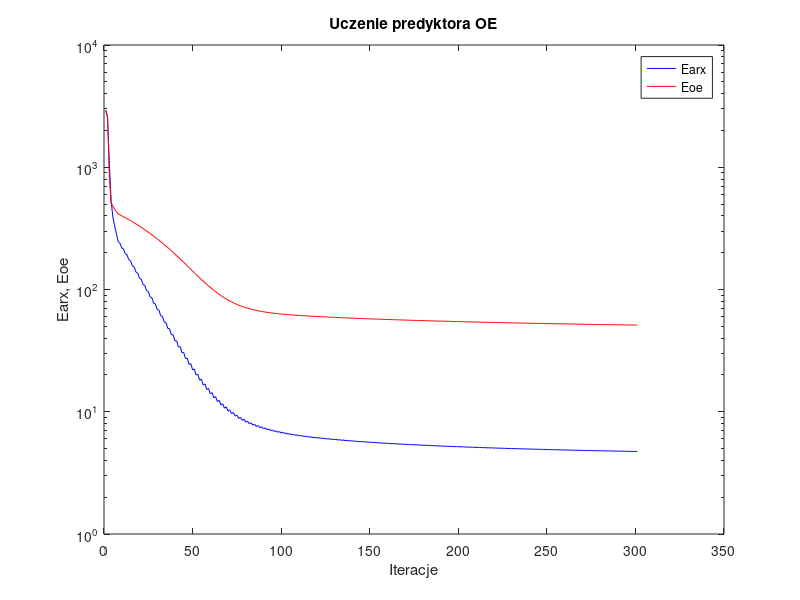
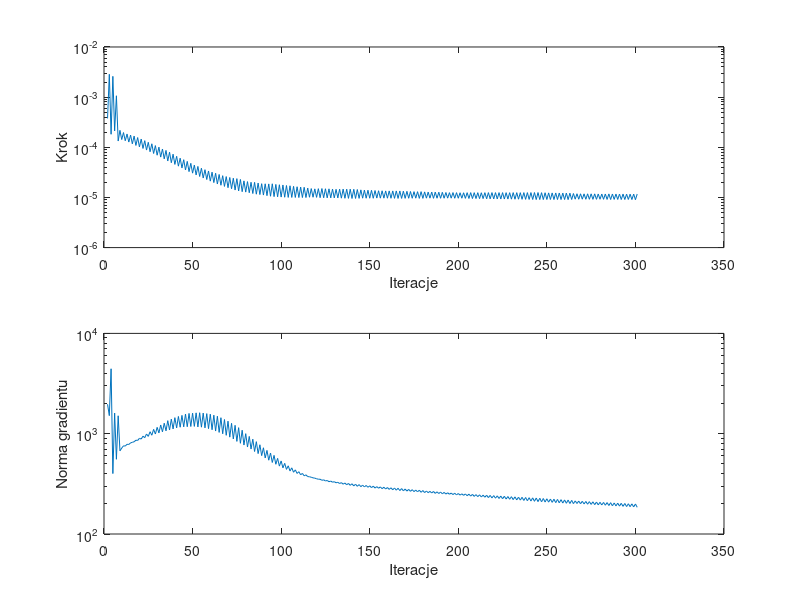

These figures' MATLAB source, in order:
%uczenie predyktora oe
clear all;
n=0; farx(n+1)=2.929888e+003; foe(n+1)=2.897264e+003; wspucz(n+1)=0.000000e+000; ng(n+1)=0.000000e+000;
n=1; farx(n+1)=2.600162e+003; foe(n+1)=2.524080e+003; krok(n+1)=3.764443e-004; ng(n+1)=1.966725e+003;
n=2; farx(n+1)=1.082291e+003; foe(n+1)=8.535858e+002; krok(n+1)=2.855545e-003; ng(n+1)=1.513239e+003;
n=3; farx(n+1)=5.339054e+002; foe(n+1)=5.103724e+002; krok(n+1)=1.818449e-004; ng(n+1)=4.438650e+003;
n=4; farx(n+1)=3.920592e+002; foe(n+1)=4.806949e+002; krok(n+1)=2.598953e-003; ng(n+1)=4.004404e+002;
n=5; farx(n+1)=3.322356e+002; foe(n+1)=4.528092e+002; krok(n+1)=2.117778e-004; ng(n+1)=1.606558e+003;
n=6; farx(n+1)=2.863175e+002; foe(n+1)=4.339390e+002; krok(n+1)=1.064808e-003; ng(n+1)=5.559671e+002;
n=7; farx(n+1)=2.461771e+002; foe(n+1)=4.156557e+002; krok(n+1)=1.333447e-004; ng(n+1)=1.508478e+003;
n=8; farx(n+1)=2.389955e+002; foe(n+1)=4.083967e+002; krok(n+1)=2.176111e-004; ng(n+1)=6.748835e+002;
n=9; farx(n+1)=2.188327e+002; foe(n+1)=4.012881e+002; krok(n+1)=1.426144e-004; ng(n+1)=7.184877e+002;
n=10; farx(n+1)=2.147327e+002; foe(n+1)=3.943572e+002; krok(n+1)=1.966794e-004; ng(n+1)=7.572761e+002;
n=11; farx(n+1)=1.958626e+002; foe(n+1)=3.872078e+002; krok(n+1)=1.351245e-004; ng(n+1)=7.528797e+002;
n=12; farx(n+1)=1.921884e+002; foe(n+1)=3.801997e+002; krok(n+1)=1.842068e-004; ng(n+1)=7.842225e+002;
n=13; farx(n+1)=1.750867e+002; foe(n+1)=3.730011e+002; krok(n+1)=1.270414e-004; ng(n+1)=7.812711e+002;
n=14; farx(n+1)=1.717983e+002; foe(n+1)=3.659392e+002; krok(n+1)=1.752601e-004; ng(n+1)=8.105458e+002;
n=15; farx(n+1)=1.563241e+002; foe(n+1)=3.586645e+002; krok(n+1)=1.172640e-004; ng(n+1)=8.200986e+002;
n=16; farx(n+1)=1.532824e+002; foe(n+1)=3.515289e+002; krok(n+1)=1.673718e-004; ng(n+1)=8.317253e+002;
n=17; farx(n+1)=1.392547e+002; foe(n+1)=3.442286e+002; krok(n+1)=1.089166e-004; ng(n+1)=8.607445e+002;
n=18; farx(n+1)=1.365981e+002; foe(n+1)=3.370884e+002; krok(n+1)=1.563635e-004; ng(n+1)=8.570825e+002;
n=19; farx(n+1)=1.239137e+002; foe(n+1)=3.298392e+002; krok(n+1)=1.018531e-004; ng(n+1)=8.995075e+002;
n=20; farx(n+1)=1.216701e+002; foe(n+1)=3.227348e+002; krok(n+1)=1.460087e-004; ng(n+1)=8.848572e+002;
n=21; farx(n+1)=1.101700e+002; foe(n+1)=3.155297e+002; krok(n+1)=9.476985e-005; ng(n+1)=9.443976e+002;
n=22; farx(n+1)=1.083189e+002; foe(n+1)=3.084820e+002; krok(n+1)=1.356650e-004; ng(n+1)=9.127464e+002;
n=23; farx(n+1)=9.790206e+001; foe(n+1)=3.013455e+002; krok(n+1)=8.806747e-005; ng(n+1)=9.932981e+002;
n=24; farx(n+1)=9.640286e+001; foe(n+1)=2.943650e+002; krok(n+1)=1.258386e-004; ng(n+1)=9.402098e+002;
n=25; farx(n+1)=8.698599e+001; foe(n+1)=2.873108e+002; krok(n+1)=8.147519e-005; ng(n+1)=1.046121e+003;
n=26; farx(n+1)=8.577211e+001; foe(n+1)=2.803896e+002; krok(n+1)=1.174532e-004; ng(n+1)=9.656481e+002;
n=27; farx(n+1)=7.722830e+001; foe(n+1)=2.734100e+002; krok(n+1)=7.519941e-005; ng(n+1)=1.104929e+003;
n=28; farx(n+1)=7.629714e+001; foe(n+1)=2.665803e+002; krok(n+1)=1.081387e-004; ng(n+1)=9.925080e+002;
n=29; farx(n+1)=6.858145e+001; foe(n+1)=2.597237e+002; krok(n+1)=6.952670e-005; ng(n+1)=1.156731e+003;
n=30; farx(n+1)=6.788961e+001; foe(n+1)=2.529879e+002; krok(n+1)=1.007341e-004; ng(n+1)=1.018026e+003;
n=31; farx(n+1)=6.088568e+001; foe(n+1)=2.462179e+002; krok(n+1)=6.375927e-005; ng(n+1)=1.221529e+003;
n=32; farx(n+1)=6.040127e+001; foe(n+1)=2.395979e+002; krok(n+1)=9.242591e-005; ng(n+1)=1.043870e+003;
n=33; farx(n+1)=5.408696e+001; foe(n+1)=2.329887e+002; krok(n+1)=5.883434e-005; ng(n+1)=1.272364e+003;
n=34; farx(n+1)=5.379300e+001; foe(n+1)=2.265004e+002; krok(n+1)=8.669030e-005; ng(n+1)=1.068124e+003;
n=35; farx(n+1)=4.805746e+001; foe(n+1)=2.199695e+002; krok(n+1)=5.327423e-005; ng(n+1)=1.349105e+003;
n=36; farx(n+1)=4.788118e+001; foe(n+1)=2.136077e+002; krok(n+1)=7.980756e-005; ng(n+1)=1.088666e+003;
n=37; farx(n+1)=4.271171e+001; foe(n+1)=2.072870e+002; krok(n+1)=4.924301e-005; ng(n+1)=1.396699e+003;
n=38; farx(n+1)=4.268426e+001; foe(n+1)=2.011307e+002; krok(n+1)=7.287990e-005; ng(n+1)=1.115322e+003;
n=39; farx(n+1)=3.801124e+001; foe(n+1)=1.950273e+002; krok(n+1)=4.554340e-005; ng(n+1)=1.445139e+003;
n=40; farx(n+1)=3.811700e+001; foe(n+1)=1.891175e+002; krok(n+1)=6.615676e-005; ng(n+1)=1.142226e+003;
n=41; farx(n+1)=3.391621e+001; foe(n+1)=1.832649e+002; krok(n+1)=4.204485e-005; ng(n+1)=1.485884e+003;
n=42; farx(n+1)=3.410389e+001; foe(n+1)=1.775953e+002; krok(n+1)=6.062652e-005; ng(n+1)=1.160455e+003;
n=43; farx(n+1)=3.033904e+001; foe(n+1)=1.720106e+002; krok(n+1)=3.868786e-005; ng(n+1)=1.523035e+003;
n=44; farx(n+1)=3.058315e+001; foe(n+1)=1.665860e+002; krok(n+1)=5.658127e-005; ng(n+1)=1.170311e+003;
n=45; farx(n+1)=2.719537e+001; foe(n+1)=1.612495e+002; krok(n+1)=3.531947e-005; ng(n+1)=1.569564e+003;
n=46; farx(n+1)=2.746723e+001; foe(n+1)=1.560887e+002; krok(n+1)=5.234435e-005; ng(n+1)=1.173690e+003;
n=47; farx(n+1)=2.443065e+001; foe(n+1)=1.510683e+002; krok(n+1)=3.273007e-005; ng(n+1)=1.592687e+003;
n=48; farx(n+1)=2.474077e+001; foe(n+1)=1.462287e+002; krok(n+1)=4.789661e-005; ng(n+1)=1.179526e+003;
n=49; farx(n+1)=2.202537e+001; foe(n+1)=1.415508e+002; krok(n+1)=3.050494e-005; ng(n+1)=1.602506e+003;
n=50; farx(n+1)=2.237021e+001; foe(n+1)=1.370518e+002; krok(n+1)=4.417967e-005; ng(n+1)=1.182688e+003;
n=51; farx(n+1)=1.995369e+001; foe(n+1)=1.327042e+002; krok(n+1)=2.809248e-005; ng(n+1)=1.613459e+003;
n=52; farx(n+1)=2.029320e+001; foe(n+1)=1.285102e+002; krok(n+1)=4.156331e-005; ng(n+1)=1.168286e+003;
n=53; farx(n+1)=1.812396e+001; foe(n+1)=1.244957e+002; krok(n+1)=2.616958e-005; ng(n+1)=1.618383e+003;
n=54; farx(n+1)=1.848107e+001; foe(n+1)=1.206680e+002; krok(n+1)=3.825728e-005; ng(n+1)=1.161661e+003;
n=55; farx(n+1)=1.655466e+001; foe(n+1)=1.170059e+002; krok(n+1)=2.439173e-005; ng(n+1)=1.604944e+003;
n=56; farx(n+1)=1.690527e+001; foe(n+1)=1.135141e+002; krok(n+1)=3.577324e-005; ng(n+1)=1.143377e+003;
n=57; farx(n+1)=1.519364e+001; foe(n+1)=1.101940e+002; krok(n+1)=2.277085e-005; ng(n+1)=1.585667e+003;
n=58; farx(n+1)=1.553811e+001; foe(n+1)=1.070366e+002; krok(n+1)=3.369455e-005; ng(n+1)=1.122818e+003;
n=59; farx(n+1)=1.401965e+001; foe(n+1)=1.040382e+002; krok(n+1)=2.114892e-005; ng(n+1)=1.564847e+003;
n=60; farx(n+1)=1.434380e+001; foe(n+1)=1.011925e+002; krok(n+1)=3.190024e-005; ng(n+1)=1.094792e+003;
n=61; farx(n+1)=1.300089e+001; foe(n+1)=9.851312e+001; krok(n+1)=1.977673e-005; ng(n+1)=1.530038e+003;
n=62; farx(n+1)=1.330868e+001; foe(n+1)=9.597190e+001; krok(n+1)=3.039391e-005; ng(n+1)=1.063013e+003;
n=63; farx(n+1)=1.211558e+001; foe(n+1)=9.358488e+001; krok(n+1)=1.852774e-005; ng(n+1)=1.494498e+003;
n=64; farx(n+1)=1.240679e+001; foe(n+1)=9.133934e+001; krok(n+1)=2.872741e-005; ng(n+1)=1.030309e+003;
n=65; farx(n+1)=1.135156e+001; foe(n+1)=8.923732e+001; krok(n+1)=1.750638e-005; ng(n+1)=1.443625e+003;
n=66; farx(n+1)=1.162566e+001; foe(n+1)=8.726781e+001; krok(n+1)=2.714975e-005; ng(n+1)=9.983192e+002;
n=67; farx(n+1)=1.069504e+001; foe(n+1)=8.542968e+001; krok(n+1)=1.659073e-005; ng(n+1)=1.385319e+003;
n=68; farx(n+1)=1.095259e+001; foe(n+1)=8.370819e+001; krok(n+1)=2.605170e-005; ng(n+1)=9.638720e+002;
n=69; farx(n+1)=1.012905e+001; foe(n+1)=8.209764e+001; krok(n+1)=1.563463e-005; ng(n+1)=1.333157e+003;
n=70; farx(n+1)=1.036382e+001; foe(n+1)=8.059449e+001; krok(n+1)=2.500666e-005; ng(n+1)=9.241018e+002;
n=71; farx(n+1)=9.636852e+000; foe(n+1)=7.919867e+001; krok(n+1)=1.490654e-005; ng(n+1)=1.268673e+003;
n=72; farx(n+1)=9.856257e+000; foe(n+1)=7.789726e+001; krok(n+1)=2.418894e-005; ng(n+1)=8.862009e+002;
n=73; farx(n+1)=9.214860e+000; foe(n+1)=7.668209e+001; krok(n+1)=1.404624e-005; ng(n+1)=1.212292e+003;
n=74; farx(n+1)=9.409763e+000; foe(n+1)=7.554450e+001; krok(n+1)=2.371798e-005; ng(n+1)=8.382753e+002;
n=75; farx(n+1)=8.840191e+000; foe(n+1)=7.449482e+001; krok(n+1)=1.346311e-005; ng(n+1)=1.148850e+003;
n=76; farx(n+1)=9.021220e+000; foe(n+1)=7.351884e+001; krok(n+1)=2.284676e-005; ng(n+1)=8.024981e+002;
n=77; farx(n+1)=8.513040e+000; foe(n+1)=7.261510e+001; krok(n+1)=1.302585e-005; ng(n+1)=1.083497e+003;
n=78; farx(n+1)=8.679553e+000; foe(n+1)=7.178425e+001; krok(n+1)=2.139878e-005; ng(n+1)=7.706468e+002;
n=79; farx(n+1)=8.233404e+000; foe(n+1)=7.102024e+001; krok(n+1)=1.277945e-005; ng(n+1)=1.000706e+003;
n=80; farx(n+1)=8.388333e+000; foe(n+1)=7.030754e+001; krok(n+1)=2.067984e-005; ng(n+1)=7.364589e+002;
n=81; farx(n+1)=7.989221e+000; foe(n+1)=6.964875e+001; krok(n+1)=1.240823e-005; ng(n+1)=9.395912e+002;
n=82; farx(n+1)=8.133272e+000; foe(n+1)=6.903618e+001; krok(n+1)=2.006817e-005; ng(n+1)=7.028254e+002;
n=83; farx(n+1)=7.777654e+000; foe(n+1)=6.846667e+001; krok(n+1)=1.197415e-005; ng(n+1)=8.816404e+002;
n=84; farx(n+1)=7.909073e+000; foe(n+1)=6.793274e+001; krok(n+1)=1.999909e-005; ng(n+1)=6.643599e+002;
n=85; farx(n+1)=7.586538e+000; foe(n+1)=6.743542e+001; krok(n+1)=1.161317e-005; ng(n+1)=8.329576e+002;
n=86; farx(n+1)=7.707991e+000; foe(n+1)=6.697441e+001; krok(n+1)=1.936231e-005; ng(n+1)=6.333183e+002;
n=87; farx(n+1)=7.417645e+000; foe(n+1)=6.654454e+001; krok(n+1)=1.141354e-005; ng(n+1)=7.757186e+002;
n=88; farx(n+1)=7.530665e+000; foe(n+1)=6.614485e+001; krok(n+1)=1.879985e-005; ng(n+1)=6.044771e+002;
n=89; farx(n+1)=7.269431e+000; foe(n+1)=6.577070e+001; krok(n+1)=1.115447e-005; ng(n+1)=7.237577e+002;
n=90; farx(n+1)=7.373679e+000; foe(n+1)=6.541877e+001; krok(n+1)=1.870342e-005; ng(n+1)=5.733033e+002;
n=91; farx(n+1)=7.135832e+000; foe(n+1)=6.508852e+001; krok(n+1)=1.085468e-005; ng(n+1)=6.816278e+002;
n=92; farx(n+1)=7.232217e+000; foe(n+1)=6.477684e+001; krok(n+1)=1.862309e-005; ng(n+1)=5.442099e+002;
n=93; farx(n+1)=7.015163e+000; foe(n+1)=6.448385e+001; krok(n+1)=1.057446e-005; ng(n+1)=6.419369e+002;
n=94; farx(n+1)=7.104730e+000; foe(n+1)=6.420537e+001; krok(n+1)=1.871916e-005; ng(n+1)=5.164591e+002;
n=95; farx(n+1)=6.903184e+000; foe(n+1)=6.394251e+001; krok(n+1)=1.038706e-005; ng(n+1)=6.080141e+002;
n=96; farx(n+1)=6.987725e+000; foe(n+1)=6.369578e+001; krok(n+1)=1.817813e-005; ng(n+1)=4.956666e+002;
n=97; farx(n+1)=6.802712e+000; foe(n+1)=6.346203e+001; krok(n+1)=1.029831e-005; ng(n+1)=5.677999e+002;
n=98; farx(n+1)=6.882791e+000; foe(n+1)=6.324044e+001; krok(n+1)=1.791657e-005; ng(n+1)=4.752736e+002;
n=99; farx(n+1)=6.711115e+000; foe(n+1)=6.302934e+001; krok(n+1)=1.017255e-005; ng(n+1)=5.352723e+002;
n=100; farx(n+1)=6.787243e+000; foe(n+1)=6.282851e+001; krok(n+1)=1.771309e-005; ng(n+1)=4.563930e+002;
n=101; farx(n+1)=6.626465e+000; foe(n+1)=6.263620e+001; krok(n+1)=1.009346e-005; ng(n+1)=5.063004e+002;
n=102; farx(n+1)=6.699434e+000; foe(n+1)=6.245375e+001; krok(n+1)=1.729605e-005; ng(n+1)=4.408922e+002;
n=103; farx(n+1)=6.549582e+000; foe(n+1)=6.227815e+001; krok(n+1)=1.001618e-005; ng(n+1)=4.784003e+002;
n=104; farx(n+1)=6.618955e+000; foe(n+1)=6.210976e+001; krok(n+1)=1.709205e-005; ng(n+1)=4.247372e+002;
n=105; farx(n+1)=6.477550e+000; foe(n+1)=6.194789e+001; krok(n+1)=9.999543e-006; ng(n+1)=4.566787e+002;
n=106; farx(n+1)=6.544725e+000; foe(n+1)=6.179273e+001; krok(n+1)=1.666649e-005; ng(n+1)=4.127315e+002;
n=107; farx(n+1)=6.411160e+000; foe(n+1)=6.164278e+001; krok(n+1)=9.999543e-006; ng(n+1)=4.360146e+002;
n=108; farx(n+1)=6.476315e+000; foe(n+1)=6.149846e+001; krok(n+1)=1.633361e-005; ng(n+1)=4.014781e+002;
n=109; farx(n+1)=6.349931e+000; foe(n+1)=6.135836e+001; krok(n+1)=9.955536e-006; ng(n+1)=4.180668e+002;
n=110; farx(n+1)=6.412607e+000; foe(n+1)=6.122253e+001; krok(n+1)=1.611741e-005; ng(n+1)=3.897580e+002;
n=111; farx(n+1)=6.292247e+000; foe(n+1)=6.109090e+001; krok(n+1)=9.955536e-006; ng(n+1)=4.016525e+002;
n=112; farx(n+1)=6.353688e+000; foe(n+1)=6.096285e+001; krok(n+1)=1.593982e-005; ng(n+1)=3.804129e+002;
n=113; farx(n+1)=6.237676e+000; foe(n+1)=6.083782e+001; krok(n+1)=9.952471e-006; ng(n+1)=3.891109e+002;
n=114; farx(n+1)=6.297351e+000; foe(n+1)=6.071699e+001; krok(n+1)=1.539716e-005; ng(n+1)=3.733086e+002;
n=115; farx(n+1)=6.186492e+000; foe(n+1)=6.059925e+001; krok(n+1)=1.009346e-005; ng(n+1)=3.724026e+002;
n=116; farx(n+1)=6.245546e+000; foe(n+1)=6.048481e+001; krok(n+1)=1.502405e-005; ng(n+1)=3.677564e+002;
n=117; farx(n+1)=6.139045e+000; foe(n+1)=6.037242e+001; krok(n+1)=1.009346e-005; ng(n+1)=3.630027e+002;
n=118; farx(n+1)=6.196684e+000; foe(n+1)=6.026280e+001; krok(n+1)=1.482745e-005; ng(n+1)=3.604027e+002;
n=119; farx(n+1)=6.094674e+000; foe(n+1)=6.015509e+001; krok(n+1)=1.003721e-005; ng(n+1)=3.556199e+002;
n=120; farx(n+1)=6.151105e+000; foe(n+1)=6.004914e+001; krok(n+1)=1.496279e-005; ng(n+1)=3.516613e+002;
n=121; farx(n+1)=6.052309e+000; foe(n+1)=5.994472e+001; krok(n+1)=9.888364e-006; ng(n+1)=3.516026e+002;
n=122; farx(n+1)=6.107225e+000; foe(n+1)=5.984195e+001; krok(n+1)=1.504078e-005; ng(n+1)=3.432517e+002;
n=123; farx(n+1)=6.011115e+000; foe(n+1)=5.974081e+001; krok(n+1)=9.849580e-006; ng(n+1)=3.468213e+002;
n=124; farx(n+1)=6.065178e+000; foe(n+1)=5.964163e+001; krok(n+1)=1.489515e-005; ng(n+1)=3.379590e+002;
n=125; farx(n+1)=5.972143e+000; foe(n+1)=5.954375e+001; krok(n+1)=9.808732e-006; ng(n+1)=3.417279e+002;
n=126; farx(n+1)=6.025092e+000; foe(n+1)=5.944748e+001; krok(n+1)=1.484784e-005; ng(n+1)=3.321620e+002;
n=127; farx(n+1)=5.934426e+000; foe(n+1)=5.935250e+001; krok(n+1)=9.809075e-006; ng(n+1)=3.371758e+002;
n=128; farx(n+1)=5.986674e+000; foe(n+1)=5.925934e+001; krok(n+1)=1.466008e-005; ng(n+1)=3.282960e+002;
n=129; farx(n+1)=5.898554e+000; foe(n+1)=5.916718e+001; krok(n+1)=9.809075e-006; ng(n+1)=3.323373e+002;
n=130; farx(n+1)=5.949890e+000; foe(n+1)=5.907669e+001; krok(n+1)=1.451496e-005; ng(n+1)=3.240839e+002;
n=131; farx(n+1)=5.864538e+000; foe(n+1)=5.898716e+001; krok(n+1)=9.772716e-006; ng(n+1)=3.276378e+002;
n=132; farx(n+1)=5.915088e+000; foe(n+1)=5.889877e+001; krok(n+1)=1.460917e-005; ng(n+1)=3.187732e+002;
n=133; farx(n+1)=5.831719e+000; foe(n+1)=5.881113e+001; krok(n+1)=9.674871e-006; ng(n+1)=3.251620e+002;
n=134; farx(n+1)=5.881350e+000; foe(n+1)=5.872470e+001; krok(n+1)=1.466008e-005; ng(n+1)=3.137327e+002;
n=135; farx(n+1)=5.799870e+000; foe(n+1)=5.863899e+001; krok(n+1)=9.622040e-006; ng(n+1)=3.222758e+002;
n=136; farx(n+1)=5.848648e+000; foe(n+1)=5.855459e+001; krok(n+1)=1.460917e-005; ng(n+1)=3.096627e+002;
n=137; farx(n+1)=5.769231e+000; foe(n+1)=5.847092e+001; krok(n+1)=9.586893e-006; ng(n+1)=3.192426e+002;
n=138; farx(n+1)=5.817232e+000; foe(n+1)=5.838837e+001; krok(n+1)=1.460917e-005; ng(n+1)=3.055847e+002;
n=139; farx(n+1)=5.739695e+000; foe(n+1)=5.830649e+001; krok(n+1)=9.531630e-006; ng(n+1)=3.170684e+002;
n=140; farx(n+1)=5.786568e+000; foe(n+1)=5.822563e+001; krok(n+1)=1.453926e-005; ng(n+1)=3.014577e+002;
n=141; farx(n+1)=5.710857e+000; foe(n+1)=5.814579e+001; krok(n+1)=9.558456e-006; ng(n+1)=3.138277e+002;
n=142; farx(n+1)=5.757085e+000; foe(n+1)=5.806690e+001; krok(n+1)=1.438760e-005; ng(n+1)=2.988942e+002;
n=143; farx(n+1)=5.683063e+000; foe(n+1)=5.798894e+001; krok(n+1)=9.578449e-006; ng(n+1)=3.108910e+002;
n=144; farx(n+1)=5.728374e+000; foe(n+1)=5.791191e+001; krok(n+1)=1.416371e-005; ng(n+1)=2.964235e+002;
n=145; farx(n+1)=5.656056e+000; foe(n+1)=5.783600e+001; krok(n+1)=9.667524e-006; ng(n+1)=3.067195e+002;
n=146; farx(n+1)=5.701167e+000; foe(n+1)=5.776096e+001; krok(n+1)=1.400833e-005; ng(n+1)=2.950596e+002;
n=147; farx(n+1)=5.630322e+000; foe(n+1)=5.768657e+001; krok(n+1)=9.647596e-006; ng(n+1)=3.047057e+002;
n=148; farx(n+1)=5.674730e+000; foe(n+1)=5.761306e+001; krok(n+1)=1.393983e-005; ng(n+1)=2.922419e+002;
n=149; farx(n+1)=5.605349e+000; foe(n+1)=5.754020e+001; krok(n+1)=9.645404e-006; ng(n+1)=3.023437e+002;
n=150; farx(n+1)=5.649173e+000; foe(n+1)=5.746821e+001; krok(n+1)=1.387715e-005; ng(n+1)=2.897192e+002;
n=151; farx(n+1)=5.581182e+000; foe(n+1)=5.739677e+001; krok(n+1)=9.628751e-006; ng(n+1)=3.002807e+002;
n=152; farx(n+1)=5.624061e+000; foe(n+1)=5.732619e+001; krok(n+1)=1.373458e-005; ng(n+1)=2.870769e+002;
n=153; farx(n+1)=5.557460e+000; foe(n+1)=5.725642e+001; krok(n+1)=9.706803e-006; ng(n+1)=2.967067e+002;
n=154; farx(n+1)=5.600104e+000; foe(n+1)=5.718746e+001; krok(n+1)=1.360069e-005; ng(n+1)=2.859448e+002;
n=155; farx(n+1)=5.534860e+000; foe(n+1)=5.711899e+001; krok(n+1)=9.674871e-006; ng(n+1)=2.947935e+002;
n=156; farx(n+1)=5.576766e+000; foe(n+1)=5.705126e+001; krok(n+1)=1.357662e-005; ng(n+1)=2.830635e+002;
n=157; farx(n+1)=5.512723e+000; foe(n+1)=5.698408e+001; krok(n+1)=9.675237e-006; ng(n+1)=2.926867e+002;
n=158; farx(n+1)=5.554078e+000; foe(n+1)=5.691766e+001; krok(n+1)=1.350026e-005; ng(n+1)=2.810037e+002;
n=159; farx(n+1)=5.491340e+000; foe(n+1)=5.685175e+001; krok(n+1)=9.657027e-006; ng(n+1)=2.905432e+002;
n=160; farx(n+1)=5.532111e+000; foe(n+1)=5.678649e+001; krok(n+1)=1.350026e-005; ng(n+1)=2.783933e+002;
n=161; farx(n+1)=5.470472e+000; foe(n+1)=5.672171e+001; krok(n+1)=9.628751e-006; ng(n+1)=2.889601e+002;
n=162; farx(n+1)=5.510715e+000; foe(n+1)=5.665762e+001; krok(n+1)=1.348707e-005; ng(n+1)=2.760490e+002;
n=163; farx(n+1)=5.450187e+000; foe(n+1)=5.659393e+001; krok(n+1)=9.594052e-006; ng(n+1)=2.873839e+002;
n=164; farx(n+1)=5.489856e+000; foe(n+1)=5.653093e+001; krok(n+1)=1.348707e-005; ng(n+1)=2.735567e+002;
n=165; farx(n+1)=5.430446e+000; foe(n+1)=5.646832e+001; krok(n+1)=9.554760e-006; ng(n+1)=2.857964e+002;
n=166; farx(n+1)=5.469403e+000; foe(n+1)=5.640634e+001; krok(n+1)=1.346311e-005; ng(n+1)=2.709518e+002;
n=167; farx(n+1)=5.411024e+000; foe(n+1)=5.634486e+001; krok(n+1)=9.564320e-006; ng(n+1)=2.836614e+002;
n=168; farx(n+1)=5.449384e+000; foe(n+1)=5.628404e+001; krok(n+1)=1.334530e-005; ng(n+1)=2.692764e+002;
n=169; farx(n+1)=5.392110e+000; foe(n+1)=5.622376e+001; krok(n+1)=9.594052e-006; ng(n+1)=2.810210e+002;
n=170; farx(n+1)=5.429930e+000; foe(n+1)=5.616406e+001; krok(n+1)=1.323611e-005; ng(n+1)=2.677051e+002;
n=171; farx(n+1)=5.373638e+000; foe(n+1)=5.610491e+001; krok(n+1)=9.628751e-006; ng(n+1)=2.785810e+002;
n=172; farx(n+1)=5.411074e+000; foe(n+1)=5.604635e+001; krok(n+1)=1.313918e-005; ng(n+1)=2.664503e+002;
n=173; farx(n+1)=5.355747e+000; foe(n+1)=5.598821e+001; krok(n+1)=9.628751e-006; ng(n+1)=2.766173e+002;
n=174; farx(n+1)=5.392587e+000; foe(n+1)=5.593066e+001; krok(n+1)=1.304908e-005; ng(n+1)=2.646749e+002;
n=175; farx(n+1)=5.338188e+000; foe(n+1)=5.587360e+001; krok(n+1)=9.667524e-006; ng(n+1)=2.741890e+002;
n=176; farx(n+1)=5.374879e+000; foe(n+1)=5.581712e+001; krok(n+1)=1.302585e-005; ng(n+1)=2.635253e+002;
n=177; farx(n+1)=5.321421e+000; foe(n+1)=5.576085e+001; krok(n+1)=9.578449e-006; ng(n+1)=2.733971e+002;
n=178; farx(n+1)=5.357288e+000; foe(n+1)=5.570511e+001; krok(n+1)=1.304908e-005; ng(n+1)=2.604456e+002;
n=179; farx(n+1)=5.304761e+000; foe(n+1)=5.564982e+001; krok(n+1)=9.584848e-006; ng(n+1)=2.713147e+002;
n=180; farx(n+1)=5.339899e+000; foe(n+1)=5.559502e+001; krok(n+1)=1.290553e-005; ng(n+1)=2.587636e+002;
n=181; farx(n+1)=5.288320e+000; foe(n+1)=5.554083e+001; krok(n+1)=9.671965e-006; ng(n+1)=2.681063e+002;
n=182; farx(n+1)=5.323204e+000; foe(n+1)=5.548708e+001; krok(n+1)=1.277945e-005; ng(n+1)=2.581506e+002;
n=183; farx(n+1)=5.272491e+000; foe(n+1)=5.543378e+001; krok(n+1)=9.671965e-006; ng(n+1)=2.662105e+002;
n=184; farx(n+1)=5.307104e+000; foe(n+1)=5.538089e+001; krok(n+1)=1.280413e-005; ng(n+1)=2.564538e+002;
n=185; farx(n+1)=5.257129e+000; foe(n+1)=5.532831e+001; krok(n+1)=9.602384e-006; ng(n+1)=2.654941e+002;
n=186; farx(n+1)=5.291061e+000; foe(n+1)=5.527617e+001; krok(n+1)=1.277945e-005; ng(n+1)=2.540831e+002;
n=187; farx(n+1)=5.241816e+000; foe(n+1)=5.522449e+001; krok(n+1)=9.645404e-006; ng(n+1)=2.633349e+002;
n=188; farx(n+1)=5.275550e+000; foe(n+1)=5.517328e+001; krok(n+1)=1.270754e-005; ng(n+1)=2.532862e+002;
n=189; farx(n+1)=5.227023e+000; foe(n+1)=5.512236e+001; krok(n+1)=9.622040e-006; ng(n+1)=2.620194e+002;
n=190; farx(n+1)=5.260228e+000; foe(n+1)=5.507194e+001; krok(n+1)=1.264803e-005; ng(n+1)=2.515686e+002;
n=191; farx(n+1)=5.212495e+000; foe(n+1)=5.502187e+001; krok(n+1)=9.640490e-006; ng(n+1)=2.599597e+002;
n=192; farx(n+1)=5.245199e+000; foe(n+1)=5.497226e+001; krok(n+1)=1.254943e-005; ng(n+1)=2.502063e+002;
n=193; farx(n+1)=5.198236e+000; foe(n+1)=5.492303e+001; krok(n+1)=9.682309e-006; ng(n+1)=2.576546e+002;
n=194; farx(n+1)=5.230593e+000; foe(n+1)=5.487424e+001; krok(n+1)=1.246120e-005; ng(n+1)=2.491835e+002;
n=195; farx(n+1)=5.184454e+000; foe(n+1)=5.482579e+001; krok(n+1)=9.671965e-006; ng(n+1)=2.558211e+002;
n=196; farx(n+1)=5.216469e+000; foe(n+1)=5.477770e+001; krok(n+1)=1.249822e-005; ng(n+1)=2.472814e+002;
n=197; farx(n+1)=5.170911e+000; foe(n+1)=5.472989e+001; krok(n+1)=9.628751e-006; ng(n+1)=2.549906e+002;
n=198; farx(n+1)=5.202454e+000; foe(n+1)=5.468250e+001; krok(n+1)=1.246120e-005; ng(n+1)=2.455708e+002;
n=199; farx(n+1)=5.157595e+000; foe(n+1)=5.463543e+001; krok(n+1)=9.635248e-006; ng(n+1)=2.532306e+002;
n=200; farx(n+1)=5.188743e+000; foe(n+1)=5.458876e+001; krok(n+1)=1.240823e-005; ng(n+1)=2.441838e+002;
n=201; farx(n+1)=5.144532e+000; foe(n+1)=5.454240e+001; krok(n+1)=9.645404e-006; ng(n+1)=2.515407e+002;
n=202; farx(n+1)=5.175462e+000; foe(n+1)=5.449644e+001; krok(n+1)=1.240203e-005; ng(n+1)=2.429556e+002;
n=203; farx(n+1)=5.131883e+000; foe(n+1)=5.445069e+001; krok(n+1)=9.586893e-006; ng(n+1)=2.506820e+002;
n=204; farx(n+1)=5.162415e+000; foe(n+1)=5.440534e+001; krok(n+1)=1.245057e-005; ng(n+1)=2.408495e+002;
n=205; farx(n+1)=5.119468e+000; foe(n+1)=5.436018e+001; krok(n+1)=9.531630e-006; ng(n+1)=2.497586e+002;
n=206; farx(n+1)=5.149561e+000; foe(n+1)=5.431541e+001; krok(n+1)=1.248150e-005; ng(n+1)=2.387616e+002;
n=207; farx(n+1)=5.107213e+000; foe(n+1)=5.427088e+001; krok(n+1)=9.504428e-006; ng(n+1)=2.485709e+002;
n=208; farx(n+1)=5.136883e+000; foe(n+1)=5.422672e+001; krok(n+1)=1.245571e-005; ng(n+1)=2.371185e+002;
n=209; farx(n+1)=5.095153e+000; foe(n+1)=5.418284e+001; krok(n+1)=9.504428e-006; ng(n+1)=2.469880e+002;
n=210; farx(n+1)=5.124552e+000; foe(n+1)=5.413932e+001; krok(n+1)=1.245057e-005; ng(n+1)=2.357614e+002;
n=211; farx(n+1)=5.083397e+000; foe(n+1)=5.409601e+001; krok(n+1)=9.464566e-006; ng(n+1)=2.459724e+002;
n=212; farx(n+1)=5.112283e+000; foe(n+1)=5.405307e+001; krok(n+1)=1.240823e-005; ng(n+1)=2.339821e+002;
n=213; farx(n+1)=5.071805e+000; foe(n+1)=5.401043e+001; krok(n+1)=9.479621e-006; ng(n+1)=2.440052e+002;
n=214; farx(n+1)=5.100527e+000; foe(n+1)=5.396808e+001; krok(n+1)=1.245057e-005; ng(n+1)=2.326098e+002;
n=215; farx(n+1)=5.060524e+000; foe(n+1)=5.392592e+001; krok(n+1)=9.405221e-006; ng(n+1)=2.436261e+002;
n=216; farx(n+1)=5.088836e+000; foe(n+1)=5.388409e+001; krok(n+1)=1.248150e-005; ng(n+1)=2.306252e+002;
n=217; farx(n+1)=5.049393e+000; foe(n+1)=5.384249e+001; krok(n+1)=9.375707e-006; ng(n+1)=2.424642e+002;
n=218; farx(n+1)=5.077375e+000; foe(n+1)=5.380120e+001; krok(n+1)=1.249822e-005; ng(n+1)=2.289674e+002;
n=219; farx(n+1)=5.038425e+000; foe(n+1)=5.376013e+001; krok(n+1)=9.351708e-006; ng(n+1)=2.414116e+002;
n=220; farx(n+1)=5.066083e+000; foe(n+1)=5.371940e+001; krok(n+1)=1.248150e-005; ng(n+1)=2.275582e+002;
n=221; farx(n+1)=5.027683e+000; foe(n+1)=5.367887e+001; krok(n+1)=9.331364e-006; ng(n+1)=2.401337e+002;
n=222; farx(n+1)=5.055010e+000; foe(n+1)=5.363867e+001; krok(n+1)=1.248150e-005; ng(n+1)=2.260169e+002;
n=223; farx(n+1)=5.017127e+000; foe(n+1)=5.359868e+001; krok(n+1)=9.309975e-006; ng(n+1)=2.389459e+002;
n=224; farx(n+1)=5.044144e+000; foe(n+1)=5.355899e+001; krok(n+1)=1.248150e-005; ng(n+1)=2.245415e+002;
n=225; farx(n+1)=5.006745e+000; foe(n+1)=5.351951e+001; krok(n+1)=9.290308e-006; ng(n+1)=2.378149e+002;
n=226; farx(n+1)=5.033429e+000; foe(n+1)=5.348034e+001; krok(n+1)=1.245571e-005; ng(n+1)=2.231666e+002;
n=227; farx(n+1)=4.996519e+000; foe(n+1)=5.344140e+001; krok(n+1)=9.290308e-006; ng(n+1)=2.364262e+002;
n=228; farx(n+1)=5.022992e+000; foe(n+1)=5.340277e+001; krok(n+1)=1.245057e-005; ng(n+1)=2.220164e+002;
n=229; farx(n+1)=4.986575e+000; foe(n+1)=5.336429e+001; krok(n+1)=9.244198e-006; ng(n+1)=2.355363e+002;
n=230; farx(n+1)=5.012702e+000; foe(n+1)=5.332610e+001; krok(n+1)=1.248150e-005; ng(n+1)=2.202394e+002;
n=231; farx(n+1)=4.976757e+000; foe(n+1)=5.328809e+001; krok(n+1)=9.215371e-006; ng(n+1)=2.344936e+002;
n=232; farx(n+1)=5.002517e+000; foe(n+1)=5.325037e+001; krok(n+1)=1.246120e-005; ng(n+1)=2.187338e+002;
n=233; farx(n+1)=4.967032e+000; foe(n+1)=5.321288e+001; krok(n+1)=9.225986e-006; ng(n+1)=2.330275e+002;
n=234; farx(n+1)=4.992627e+000; foe(n+1)=5.317568e+001; krok(n+1)=1.245057e-005; ng(n+1)=2.177660e+002;
n=235; farx(n+1)=4.957597e+000; foe(n+1)=5.313862e+001; krok(n+1)=9.177209e-006; ng(n+1)=2.322269e+002;
n=236; farx(n+1)=4.982855e+000; foe(n+1)=5.310183e+001; krok(n+1)=1.248150e-005; ng(n+1)=2.160217e+002;
n=237; farx(n+1)=4.948254e+000; foe(n+1)=5.306522e+001; krok(n+1)=9.155646e-006; ng(n+1)=2.311838e+002;
n=238; farx(n+1)=4.973248e+000; foe(n+1)=5.302888e+001; krok(n+1)=1.248150e-005; ng(n+1)=2.146964e+002;
n=239; farx(n+1)=4.939089e+000; foe(n+1)=5.299272e+001; krok(n+1)=9.128990e-006; ng(n+1)=2.301634e+002;
n=240; farx(n+1)=4.963814e+000; foe(n+1)=5.295681e+001; krok(n+1)=1.249822e-005; ng(n+1)=2.132563e+002;
n=241; farx(n+1)=4.930074e+000; foe(n+1)=5.292107e+001; krok(n+1)=9.098641e-006; ng(n+1)=2.292604e+002;
n=242; farx(n+1)=4.954536e+000; foe(n+1)=5.288557e+001; krok(n+1)=1.251675e-005; ng(n+1)=2.118203e+002;
n=243; farx(n+1)=4.921222e+000; foe(n+1)=5.285024e+001; krok(n+1)=9.063603e-006; ng(n+1)=2.283741e+002;
n=244; farx(n+1)=4.945355e+000; foe(n+1)=5.281515e+001; krok(n+1)=1.251850e-005; ng(n+1)=2.102905e+002;
n=245; farx(n+1)=4.912411e+000; foe(n+1)=5.278026e+001; krok(n+1)=9.071830e-006; ng(n+1)=2.271739e+002;
n=246; farx(n+1)=4.936319e+000; foe(n+1)=5.274564e+001; krok(n+1)=1.245571e-005; ng(n+1)=2.094813e+002;
n=247; farx(n+1)=4.903800e+000; foe(n+1)=5.271120e+001; krok(n+1)=9.071830e-006; ng(n+1)=2.258841e+002;
n=248; farx(n+1)=4.927420e+000; foe(n+1)=5.267700e+001; krok(n+1)=1.240823e-005; ng(n+1)=2.083823e+002;
n=249; farx(n+1)=4.895263e+000; foe(n+1)=5.264302e+001; krok(n+1)=9.098741e-006; ng(n+1)=2.244936e+002;
n=250; farx(n+1)=4.918708e+000; foe(n+1)=5.260930e+001; krok(n+1)=1.233369e-005; ng(n+1)=2.078089e+002;
n=251; farx(n+1)=4.886945e+000; foe(n+1)=5.257574e+001; krok(n+1)=9.098741e-006; ng(n+1)=2.232819e+002;
n=252; farx(n+1)=4.910170e+000; foe(n+1)=5.254243e+001; krok(n+1)=1.231075e-005; ng(n+1)=2.067764e+002;
n=253; farx(n+1)=4.878805e+000; foe(n+1)=5.250927e+001; krok(n+1)=9.078452e-006; ng(n+1)=2.222564e+002;
n=254; farx(n+1)=4.901731e+000; foe(n+1)=5.247633e+001; krok(n+1)=1.229246e-005; ng(n+1)=2.054585e+002;
n=255; farx(n+1)=4.870730e+000; foe(n+1)=5.244358e+001; krok(n+1)=9.089066e-006; ng(n+1)=2.210054e+002;
n=256; farx(n+1)=4.893466e+000; foe(n+1)=5.241106e+001; krok(n+1)=1.225273e-005; ng(n+1)=2.046269e+002;
n=257; farx(n+1)=4.862830e+000; foe(n+1)=5.237869e+001; krok(n+1)=9.078452e-006; ng(n+1)=2.199626e+002;
n=258; farx(n+1)=4.885296e+000; foe(n+1)=5.234654e+001; krok(n+1)=1.221743e-005; ng(n+1)=2.035136e+002;
n=259; farx(n+1)=4.855047e+000; foe(n+1)=5.231458e+001; krok(n+1)=9.081828e-006; ng(n+1)=2.186969e+002;
n=260; farx(n+1)=4.877338e+000; foe(n+1)=5.228281e+001; krok(n+1)=1.221656e-005; ng(n+1)=2.024916e+002;
n=261; farx(n+1)=4.847399e+000; foe(n+1)=5.225118e+001; krok(n+1)=9.058324e-006; ng(n+1)=2.179394e+002;
n=262; farx(n+1)=4.869371e+000; foe(n+1)=5.221977e+001; krok(n+1)=1.215525e-005; ng(n+1)=2.013738e+002;
n=263; farx(n+1)=4.839797e+000; foe(n+1)=5.218856e+001; krok(n+1)=9.098641e-006; ng(n+1)=2.163473e+002;
n=264; farx(n+1)=4.861403e+000; foe(n+1)=5.215756e+001; krok(n+1)=1.197415e-005; ng(n+1)=2.008461e+002;
n=265; farx(n+1)=4.832184e+000; foe(n+1)=5.212686e+001; krok(n+1)=9.233149e-006; ng(n+1)=2.138614e+002;
n=266; farx(n+1)=4.853848e+000; foe(n+1)=5.209635e+001; krok(n+1)=1.184623e-005; ng(n+1)=2.014326e+002;
n=267; farx(n+1)=4.824955e+000; foe(n+1)=5.206598e+001; krok(n+1)=9.207477e-006; ng(n+1)=2.130473e+002;
n=268; farx(n+1)=4.846342e+000; foe(n+1)=5.203579e+001; krok(n+1)=1.182351e-005; ng(n+1)=2.002073e+002;
n=269; farx(n+1)=4.817764e+000; foe(n+1)=5.200578e+001; krok(n+1)=9.225986e-006; ng(n+1)=2.118313e+002;
n=270; farx(n+1)=4.839033e+000; foe(n+1)=5.197595e+001; krok(n+1)=1.180191e-005; ng(n+1)=1.995203e+002;
n=271; farx(n+1)=4.810774e+000; foe(n+1)=5.194624e+001; krok(n+1)=9.188990e-006; ng(n+1)=2.111254e+002;
n=272; farx(n+1)=4.831791e+000; foe(n+1)=5.191672e+001; krok(n+1)=1.181238e-005; ng(n+1)=1.981645e+002;
n=273; farx(n+1)=4.803823e+000; foe(n+1)=5.188733e+001; krok(n+1)=9.184756e-006; ng(n+1)=2.101907e+002;
n=274; farx(n+1)=4.824684e+000; foe(n+1)=5.185813e+001; krok(n+1)=1.180191e-005; ng(n+1)=1.972788e+002;
n=275; farx(n+1)=4.797014e+000; foe(n+1)=5.182905e+001; krok(n+1)=9.158722e-006; ng(n+1)=2.094314e+002;
n=276; farx(n+1)=4.817630e+000; foe(n+1)=5.180015e+001; krok(n+1)=1.178746e-005; ng(n+1)=1.961060e+002;
n=277; farx(n+1)=4.790255e+000; foe(n+1)=5.177139e+001; krok(n+1)=9.165986e-006; ng(n+1)=2.083542e+002;
n=278; farx(n+1)=4.810635e+000; foe(n+1)=5.174281e+001; krok(n+1)=1.171829e-005; ng(n+1)=1.953145e+002;
n=279; farx(n+1)=4.783561e+000; foe(n+1)=5.171440e+001; krok(n+1)=9.203865e-006; ng(n+1)=2.069660e+002;
n=280; farx(n+1)=4.803854e+000; foe(n+1)=5.168616e+001; krok(n+1)=1.168301e-005; ng(n+1)=1.948367e+002;
n=281; farx(n+1)=4.777062e+000; foe(n+1)=5.165804e+001; krok(n+1)=9.173490e-006; ng(n+1)=2.062742e+002;
n=282; farx(n+1)=4.797186e+000; foe(n+1)=5.163008e+001; krok(n+1)=1.171380e-005; ng(n+1)=1.936453e+002;
n=283; farx(n+1)=4.770671e+000; foe(n+1)=5.160221e+001; krok(n+1)=9.128990e-006; ng(n+1)=2.057227e+002;
n=284; farx(n+1)=4.790618e+000; foe(n+1)=5.157451e+001; krok(n+1)=1.176389e-005; ng(n+1)=1.923035e+002;
n=285; farx(n+1)=4.764340e+000; foe(n+1)=5.154690e+001; krok(n+1)=9.089066e-006; ng(n+1)=2.052534e+002;
n=286; farx(n+1)=4.783992e+000; foe(n+1)=5.151947e+001; krok(n+1)=1.171829e-005; ng(n+1)=1.911460e+002;
n=287; farx(n+1)=4.758018e+000; foe(n+1)=5.149219e+001; krok(n+1)=9.128990e-006; ng(n+1)=2.038061e+002;
n=288; farx(n+1)=4.777559e+000; foe(n+1)=5.146507e+001; krok(n+1)=1.167393e-005; ng(n+1)=1.906427e+002;
n=289; farx(n+1)=4.751847e+000; foe(n+1)=5.143807e+001; krok(n+1)=9.117057e-006; ng(n+1)=2.029788e+002;
n=290; farx(n+1)=4.771246e+000; foe(n+1)=5.141122e+001; krok(n+1)=1.168301e-005; ng(n+1)=1.896975e+002;
n=291; farx(n+1)=4.745771e+000; foe(n+1)=5.138447e+001; krok(n+1)=9.089066e-006; ng(n+1)=2.023757e+002;
n=292; farx(n+1)=4.764972e+000; foe(n+1)=5.135789e+001; krok(n+1)=1.167393e-005; ng(n+1)=1.886549e+002;
n=293; farx(n+1)=4.739747e+000; foe(n+1)=5.133141e+001; krok(n+1)=9.089066e-006; ng(n+1)=2.014640e+002;
n=294; farx(n+1)=4.758734e+000; foe(n+1)=5.130510e+001; krok(n+1)=1.161523e-005; ng(n+1)=1.878701e+002;
n=295; farx(n+1)=4.733786e+000; foe(n+1)=5.127893e+001; krok(n+1)=9.117057e-006; ng(n+1)=2.002044e+002;
n=296; farx(n+1)=4.752710e+000; foe(n+1)=5.125290e+001; krok(n+1)=1.161317e-005; ng(n+1)=1.872895e+002;
n=297; farx(n+1)=4.727981e+000; foe(n+1)=5.122695e+001; krok(n+1)=9.071830e-006; ng(n+1)=1.997972e+002;
n=298; farx(n+1)=4.746752e+000; foe(n+1)=5.120115e+001; krok(n+1)=1.165470e-005; ng(n+1)=1.861017e+002;
n=299; farx(n+1)=4.722285e+000; foe(n+1)=5.117542e+001; krok(n+1)=9.015490e-006; ng(n+1)=1.993384e+002;
n=300; farx(n+1)=4.740853e+000; foe(n+1)=5.114983e+001; krok(n+1)=1.171380e-005; ng(n+1)=1.846225e+002;

figure; semilogy(farx,'b'); hold on; semilogy(foe,'r'); xlabel('Iteracje'); ylabel('Earx, Eoe'); legend('Earx','Eoe'); title('Uczenie predyktora OE');
figure; subplot(2,1,1); semilogy(krok); xlabel('Iteracje'); ylabel('Krok');
subplot(2,1,2); semilogy(ng); xlabel('Iteracje'); ylabel('Norma gradientu');
Earx=farx(n+1)
Eoe=foe(n+1)
